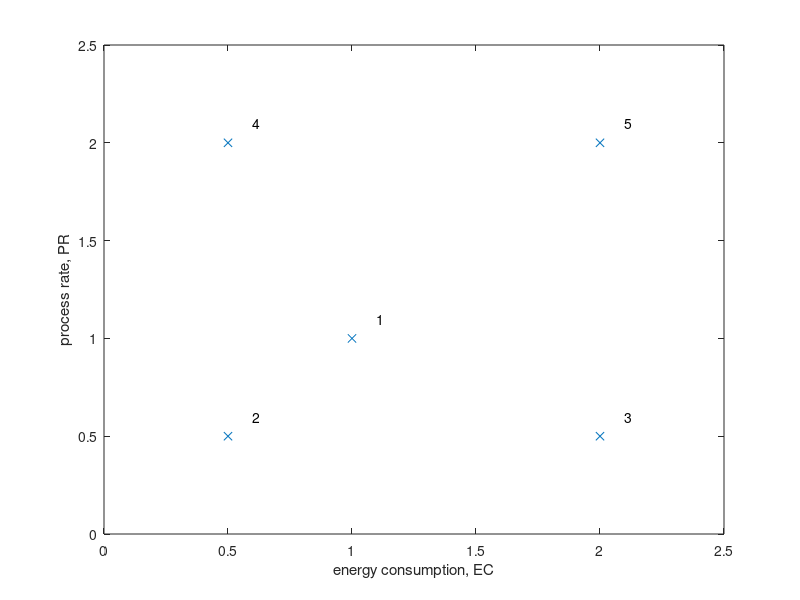

This figure's MATLAB source:
x = [1.0 0.5 2.0 0.5 2.0];
y = [1.0 0.5 0.5 2.0 2.0];

figure;
plot(x,y,'x');

xlim([0 2.5]);
ylim([0 2.5]);

xlabel('energy consumption, EC');
ylabel('process rate, PR');

text(1.1,1.1,'1');
text(0.6,0.6,'2');
text(2.1,0.6,'3');
text(0.6,2.1,'4');
text(2.1,2.1,'5');
